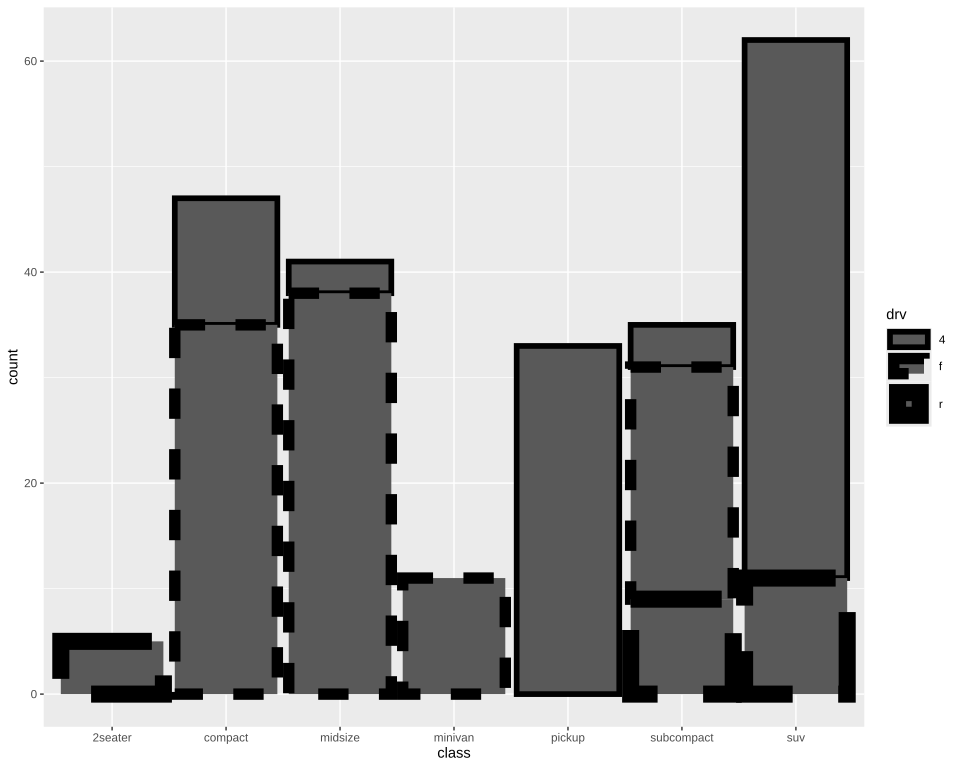

Here is the R script that generated this plot:
# The plot test/golden/linewidth_bar.svg draws, drawn by ggplot2 itself, as ggplot2's own visual
# tests draw their snapshots: the independent check on that golden whenever it changes. The suite
# never runs this; it needs R, ggplot2 and vdiffr, saved as the Docker image giggly-r:ggplot2-4.0.3.
# From the repository's root:
#
#   docker run --rm -v "$PWD/test/golden":/golden:ro giggly-r:ggplot2-4.0.3 \
#     Rscript /golden/linewidth_bar.R > linewidth_bar.ggplot2.svg
#
# and compare the two drawings element by element, as test/golden/point.R describes.
#
# mpg's cars counted by class, stacked by drive train, each bar's border in its drive train's line
# type and width, 2, 4 and 6 mm: one legend for both, each key the bar's fill short of the key by
# its border's width, the keys widened to hold it.
# First checked with ggplot2 4.0.3 and vdiffr 1.0.9: every element matches, the x axis drawn before
# the y as test/golden/point.R describes, and every clip path.

library(ggplot2)

plot <- ggplot(mpg, aes(class)) +
  geom_bar(aes(linetype = drv, linewidth = drv), colour = "black") +
  theme_gray()

file <- tempfile(fileext = ".svg")
suppressWarnings(vdiffr::write_svg(plot, file))
cat(readLines(file), sep = "\n")
